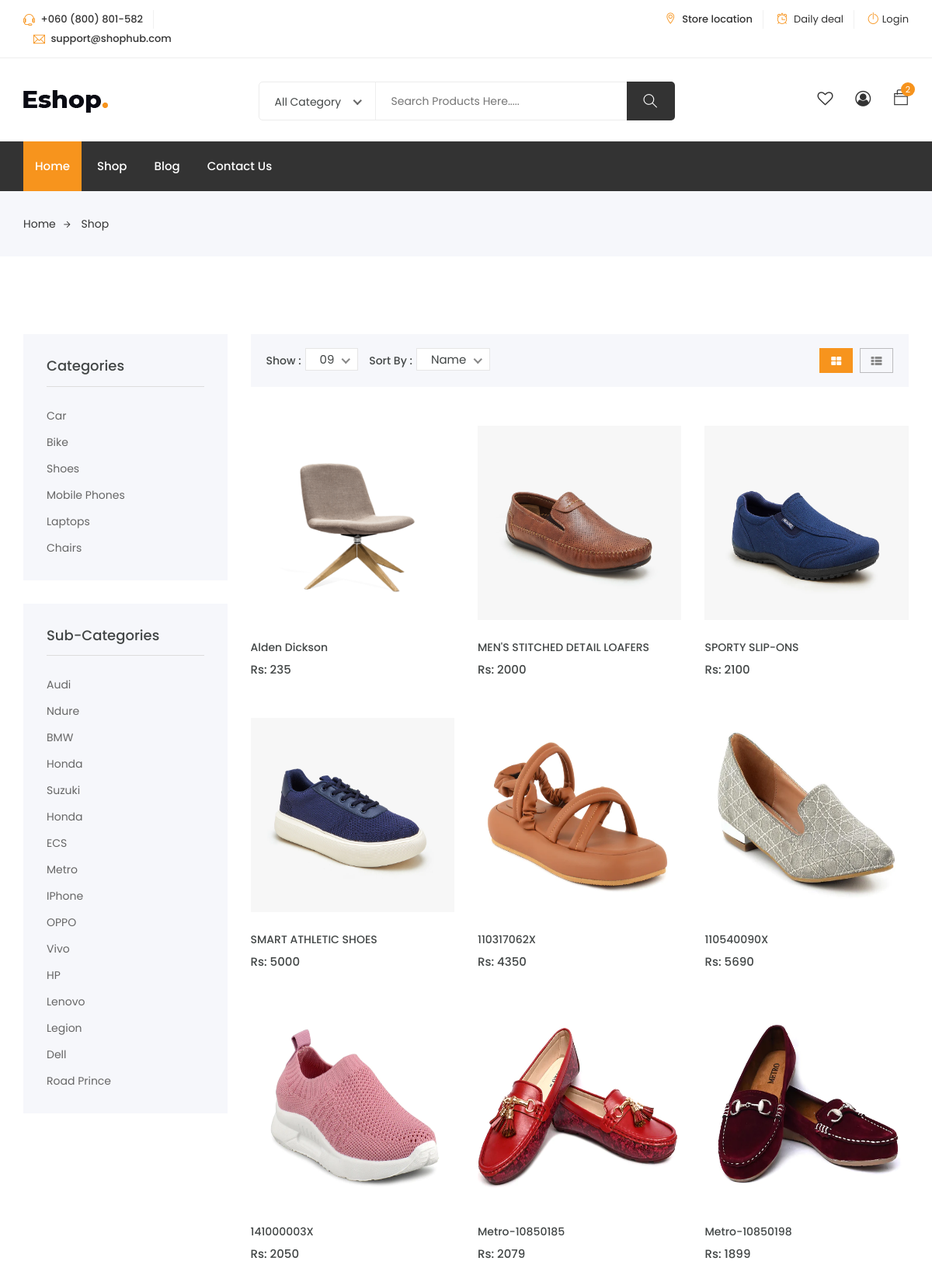
Page /eshop/shop.php (upper part) on the committed database.
### tables this page shows
CREATE TABLE `category` (
  `cid` int(255) NOT NULL,
  `cname` varchar(255) NOT NULL,
  `cdes` varchar(255) NOT NULL,
  `cdate` varchar(255) NOT NULL
);

CREATE TABLE `subcategory` (
  `subid` int(255) NOT NULL,
  `catid` int(255) NOT NULL,
  `subname` varchar(255) NOT NULL,
  `subdes` varchar(255) NOT NULL,
  `subdate` varchar(255) NOT NULL
);

CREATE TABLE `product` (
  `pid` int(255) NOT NULL,
  `pcat` int(255) NOT NULL,
  `psubcat` int(255) NOT NULL,
  `psup` int(255) NOT NULL,
  `pmes` int(255) NOT NULL,
  `pcode` varchar(255) NOT NULL,
  `pname` varchar(255) NOT NULL,
  `pdes` varchar(255) NOT NULL,
  `pcost` int(255) NOT NULL,
  `psale` int(255) NOT NULL,
  `pstock` int(255) NOT NULL,
  `ppic` varchar(255) NOT NULL,
  `status` varchar(20) NOT NULL,
  `pdate` varchar(255) NOT NULL
);

### eshop/shop.php (the view, shortened to what this page needs)
<?php
include('./include/all-header.php');
?>
<div class="breadcrumbs">
	<div class="container">
		<div class="row">
			<div class="col-12">
				<div class="bread-inner">
					<ul class="bread-list">
						<li><a href="index1.html">Home<i class="ti-arrow-right"></i></a></li>
						<li class="active"><a href="./shop.php">Shop</a></li>
					</ul>
				</div>
			</div>
		</div>
	</div>
</div>
<section class="product-area shop-sidebar shop section">
	<div class="container">
		<div class="row">
			<div class="col-lg-3 col-md-4 col-12">
				<div class="shop-sidebar">
					<div class="single-widget category">
						<h3 class="title">Categories</h3>
						<ul class="categor-list">
							<?php
							$csql = "SELECT * FROM `category` ";
							$crun = mysqli_query($conn, $csql);
							while ($cfetch = mysqli_fetch_assoc($crun)) {
							?>
								<li><a href="./category.php?cid=<?php echo $cfetch['cid'] ?>"><?php echo $cfetch['cname'] ?></a></li>
							<?php
							}
							?>
						</ul>
					</div>
					<div class="single-widget category">
						<h3 class="title">Sub-Categories</h3>
						<ul class="categor-list">
							<?php
							$ssql = "SELECT * FROM `subcategory` ";
							$srun = mysqli_query($conn, $ssql);
							while ($sfetch = mysqli_fetch_assoc($srun)) {
							?>
								<li><a href="./subcategory.php?subid=<?php echo $sfetch['subid'] ?>"><?php echo $sfetch['subname'] ?></a></li>
							<?php
							}
							?>
						</ul>
					</div>
				</div>
			</div>
			<div class="col-lg-9 col-md-8 col-12">
				<div class="row">
					<div class="col-12">
						<div class="shop-top">
							<div class="shop-shorter">
								<div class="single-shorter">
									<label>Show :</label>
								</div>
								<div class="single-shorter">
									<label>Sort By :</label>
								</div>
							</div>
							<ul class="view-mode">
								<li class="active"><a href="shop-grid.html"><i class="fa fa-th-large"></i></a></li>
								<li><a href="shop-list.html"><i class="fa fa-th-list"></i></a></li>
							</ul>
						</div>
					</div>
				</div>
				<div class="row">
					<?php
					$psql = "SELECT * FROM `product` WHERE `status`='online' AND `pstock`>0 ORDER BY `pcat` ";
					$prun = mysqli_query($conn, $psql);
					while ($pfetch = mysqli_fetch_assoc($prun)) {
						$pics = unserialize($pfetch['ppic']);
					?>
						<div class="col-lg-4 col-md-6 col-12">
							<div class="single-product">
								<div class="product-img">
									<a href="product-details.html">
										<img style="height: 250px;" class="default-img" src="../admin/assets/img/products/<?php echo $pics[0] ?>" alt="#">
									</a>
									<div class="button-head">
										<div class="product-action">
										</div>
									</div>
								</div>
								<div class="product-content">
									<h3><a href="product-details.html"><?php echo $pfetch['pname'] ?></a></h3>
									<div class="product-price">
										<span>Rs: <?php echo $pfetch['psale'] ?></span>
									</div>
								</div>
							</div>
						</div>
					<?php
					}
					?>
				</div>
			</div>
		</div>
	</div>
</section>
<?php
include('./include/footer.php');
?>

### rows in the picture
category: cname "Car"
category: cname "Bike"
category: cname "Shoes"
category: cname "Mobile Phones"
category: cname "Laptops"
category: cname "Chairs"
subcategory: subname "Audi"
subcategory: subname "Ndure"
subcategory: subname "BMW"
subcategory: subname "Honda"
subcategory: subname "Suzuki"
subcategory: subname "Honda"
subcategory: subname "ECS"
subcategory: subname "Metro"
subcategory: subname "IPhone"
subcategory: subname "OPPO"
subcategory: subname "Vivo"
subcategory: subname "HP"
subcategory: subname "Lenovo"
subcategory: subname "Legion"
subcategory: subname "Dell"
subcategory: subname "Road Prince"
product: shows a picture, pname "Alden Dickson", psale "235"
product: shows a picture, pname "MEN'S STITCHED DETAIL LOAFERS", psale "2000"
product: shows a picture, pname "SPORTY SLIP-ONS", psale "2100"
product: shows a picture, pname "SMART ATHLETIC SHOES", psale "5000"
product: shows a picture, pname "110317062X", psale "4350"
product: shows a picture, pname "110540090X", psale "5690"
product: shows a picture, pname "141000003X", psale "2050"
product: shows a picture, pname "Metro-10850185", psale "2079"
product: shows a picture, pname "Metro-10850198", psale "1899"
